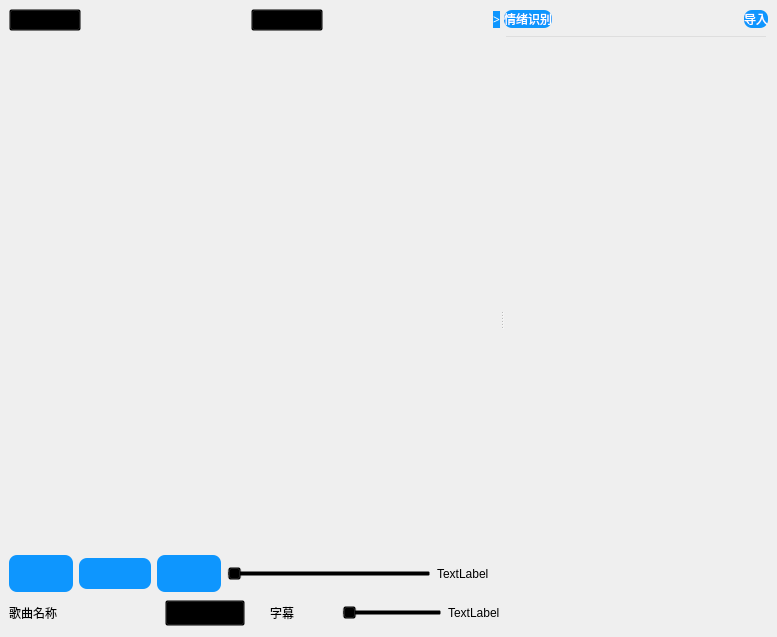
<?xml version="1.0" encoding="UTF-8"?>
<ui version="4.0">
 <class>MainWindow</class>
 <widget class="QMainWindow" name="MainWindow">
  <property name="geometry">
   <rect>
    <x>0</x>
    <y>0</y>
    <width>777</width>
    <height>637</height>
   </rect>
  </property>
  <property name="windowTitle">
   <string>MainWindow</string>
  </property>
  <property name="styleSheet">
   <string notr="true"/>
  </property>
  <widget class="QWidget" name="centralwidget">
   <property name="styleSheet">
    <string notr="true">QMainWindow{
background-color:rgb(96, 202, 145)
qconicalgradient(cx:0, cy:0, angle:135, stop:0 rgba(255, 255, 0, 69), stop:0.375 rgba(255, 255, 0, 69), stop:0.423533 rgba(251, 255, 0, 145), stop:0.45 rgba(247, 255, 0, 208), stop:0.477581 rgba(255, 244, 71, 130), stop:0.518717 rgba(255, 218, 71, 130), stop:0.55 rgba(255, 255, 0, 255), stop:0.57754 rgba(255, 203, 0, 130), stop:0.625 rgba(255, 255, 0, 69), stop:1 rgba(255, 255, 0, 69))
}</string>
   </property>
   <layout class="QVBoxLayout" name="verticalLayout">
    <item>
     <widget class="QSplitter" name="splitter">
      <property name="styleSheet">
       <string notr="true">background: transparent;
</string>
      </property>
      <property name="orientation">
       <enum>Qt::Horizontal</enum>
      </property>
      <widget class="QWidget" name="left_widget" native="true">
       <property name="autoFillBackground">
        <bool>false</bool>
       </property>
       <property name="styleSheet">
        <string notr="true"/>
       </property>
       <layout class="QVBoxLayout" name="verticalLayout_3">
        <item>
         <layout class="QHBoxLayout" name="horizontalLayout_4">
          <item>
           <widget class="QComboBox" name="comboBox_playMode">
            <property name="styleSheet">
             <string notr="true">/*按钮普通态*/
QPushButton
{
    /*字体为微软雅黑*/
    font-family:Microsoft Yahei;
    /*字体大小为20点*/
    font-size:20pt;
    /*字体颜色为白色*/    
    color:white;
    /*背景颜色*/  
    background-color:rgb(14 , 150 , 254);
    /*边框圆角半径为8像素*/ 
    border-radius:8px;
}
 
/*按钮停留态*/
QPushButton:hover
{
    /*背景颜色*/  
    background-color:rgb(44 , 137 , 255);
}
 
/*按钮按下态*/
QPushButton:pressed
{
    /*背景颜色*/  
    background-color:rgb(14 , 135 , 228);
    /*左内边距为3像素，让按下时字向右移动3像素*/  
    padding-left:3px;
    /*上内边距为3像素，让按下时字向下移动3像素*/  
    padding-top:3px;
}</string>
            </property>
           </widget>
          </item>
          <item>
           <spacer name="horizontalSpacer">
            <property name="orientation">
             <enum>Qt::Horizontal</enum>
            </property>
            <property name="sizeHint" stdset="0">
             <size>
              <width>40</width>
              <height>20</height>
             </size>
            </property>
           </spacer>
          </item>
          <item>
           <widget class="QComboBox" name="comboBox_theme">
            <property name="autoFillBackground">
             <bool>false</bool>
            </property>
            <property name="styleSheet">
             <string notr="true">/*按钮普通态*/
QPushButton
{
    /*字体为微软雅黑*/
    font-family:Microsoft Yahei;
    /*字体大小为20点*/
    font-size:20pt;
    /*字体颜色为白色*/    
    color:white;
    /*背景颜色*/  
    background-color:rgb(14 , 150 , 254);
    /*边框圆角半径为8像素*/ 
    border-radius:8px;
}
 
/*按钮停留态*/
QPushButton:hover
{
    /*背景颜色*/  
    background-color:rgb(44 , 137 , 255);
}
 
/*按钮按下态*/
QPushButton:pressed
{
    /*背景颜色*/  
    background-color:rgb(14 , 135 , 228);
    /*左内边距为3像素，让按下时字向右移动3像素*/  
    padding-left:3px;
    /*上内边距为3像素，让按下时字向下移动3像素*/  
    padding-top:3px;
}/*按钮普通态*/
QPushButton
{
    /*字体为微软雅黑*/
    font-family:Microsoft Yahei;
    /*字体大小为20点*/
    font-size:20pt;
    /*字体颜色为白色*/    
    color:white;
    /*背景颜色*/  
    background-color:rgb(14 , 150 , 254);
    /*边框圆角半径为8像素*/ 
    border-radius:8px;
}
 
/*按钮停留态*/
QPushButton:hover
{
    /*背景颜色*/  
    background-color:rgb(44 , 137 , 255);
}
 
/*按钮按下态*/
QPushButton:pressed
{
    /*背景颜色*/  
    background-color:rgb(14 , 135 , 228);
    /*左内边距为3像素，让按下时字向右移动3像素*/  
    padding-left:3px;
    /*上内边距为3像素，让按下时字向下移动3像素*/  
    padding-top:3px;
}</string>
            </property>
            <property name="editable">
             <bool>false</bool>
            </property>
           </widget>
          </item>
          <item>
           <spacer name="horizontalSpacer_3">
            <property name="orientation">
             <enum>Qt::Horizontal</enum>
            </property>
            <property name="sizeHint" stdset="0">
             <size>
              <width>40</width>
              <height>20</height>
             </size>
            </property>
           </spacer>
          </item>
          <item>
           <widget class="QPushButton" name="btn_shrink_expand">
            <property name="styleSheet">
             <string notr="true">/*按钮普通态*/
QPushButton
{
    /*字体为微软雅黑*/
    font-family:Microsoft Yahei;
    /*字体颜色为白色*/    
    color:white;
    /*背景颜色*/  
    background-color:rgb(14 , 150 , 254);
    /*边框圆角半径为8像素*/ 
    border-radius:8px;
}
 
/*按钮停留态*/
QPushButton:hover
{
    /*背景颜色*/  
    background-color:rgb(44 , 137 , 255);
}
 
/*按钮按下态*/
QPushButton:pressed
{
    /*背景颜色*/  
    background-color:rgb(14 , 135 , 228);
    /*左内边距为3像素，让按下时字向右移动3像素*/  
    padding-left:3px;
    /*上内边距为3像素，让按下时字向下移动3像素*/  
    padding-top:3px;
}</string>
            </property>
            <property name="text">
             <string>&gt;</string>
            </property>
           </widget>
          </item>
         </layout>
        </item>
        <item>
         <layout class="QVBoxLayout" name="verticalLayout_2">
          <item>
           <spacer name="verticalSpacer">
            <property name="orientation">
             <enum>Qt::Vertical</enum>
            </property>
            <property name="sizeHint" stdset="0">
             <size>
              <width>20</width>
              <height>40</height>
             </size>
            </property>
           </spacer>
          </item>
          <item>
           <widget class="QWidget" name="widget" native="true">
            <property name="sizePolicy">
             <sizepolicy hsizetype="Expanding" vsizetype="Expanding">
              <horstretch>0</horstretch>
              <verstretch>0</verstretch>
             </sizepolicy>
            </property>
            <property name="styleSheet">
             <string notr="true"/>
            </property>
           </widget>
          </item>
          <item>
           <widget class="QTextEdit" name="textEdit_subtitles"/>
          </item>
          <item>
           <spacer name="verticalSpacer_2">
            <property name="orientation">
             <enum>Qt::Vertical</enum>
            </property>
            <property name="sizeHint" stdset="0">
             <size>
              <width>20</width>
              <height>40</height>
             </size>
            </property>
           </spacer>
          </item>
         </layout>
        </item>
        <item>
         <layout class="QHBoxLayout" name="horizontalLayout_2">
          <item>
           <widget class="QPushButton" name="btn_prev">
            <property name="styleSheet">
             <string notr="true">QPushButton{
url(:/qic/svg/prev.svg)
}
/*按钮普通态*/
QPushButton
{
    /*字体为微软雅黑*/
    font-family:Microsoft Yahei;
    /*字体大小为20点*/
    font-size:20pt;
    /*字体颜色为白色*/    
    color:white;
    /*背景颜色*/  
    background-color:rgb(14 , 150 , 254);
    /*边框圆角半径为8像素*/ 
    border-radius:8px;
}
 
/*按钮停留态*/
QPushButton:hover
{
    /*背景颜色*/  
    background-color:rgb(44 , 137 , 255);
}
 
/*按钮按下态*/
QPushButton:pressed
{
    /*背景颜色*/  
    background-color:rgb(14 , 135 , 228);
    /*左内边距为3像素，让按下时字向右移动3像素*/  
    padding-left:3px;
    /*上内边距为3像素，让按下时字向下移动3像素*/  
    padding-top:3px;
}</string>
            </property>
            <property name="text">
             <string/>
            </property>
            <property name="icon">
             <iconset resource="qic.qrc">
              <normaloff>:/qic/svg/prev.svg</normaloff>:/qic/svg/prev.svg</iconset>
            </property>
            <property name="iconSize">
             <size>
              <width>20</width>
              <height>20</height>
             </size>
            </property>
           </widget>
          </item>
          <item>
           <widget class="QPushButton" name="btn_pause_keep">
            <property name="styleSheet">
             <string notr="true">/*按钮普通态*/
QPushButton
{
   url(:/qic/svg/pause.svg)
    /*字体为微软雅黑*/
    font-family:Microsoft Yahei;
    /*字体大小为20点*/
    font-size:20pt;
    /*字体颜色为白色*/    
    color:white;
    /*背景颜色*/  
    background-color:rgb(14 , 150 , 254);
    /*边框圆角半径为8像素*/ 
    border-radius:8px;
}
 
/*按钮停留态*/
QPushButton:hover
{
    /*背景颜色*/  
    background-color:rgb(44 , 137 , 255);
}
 
/*按钮按下态*/
QPushButton:pressed
{
    /*背景颜色*/  
    background-color:rgb(14 , 135 , 228);
    /*左内边距为3像素，让按下时字向右移动3像素*/  
    padding-left:3px;
    /*上内边距为3像素，让按下时字向下移动3像素*/  
    padding-top:3px;
}</string>
            </property>
            <property name="text">
             <string/>
            </property>
            <property name="icon">
             <iconset resource="qic.qrc">
              <normaloff>:/qic/svg/pause.svg</normaloff>:/qic/svg/pause.svg</iconset>
            </property>
            <property name="iconSize">
             <size>
              <width>20</width>
              <height>20</height>
             </size>
            </property>
           </widget>
          </item>
          <item>
           <widget class="QPushButton" name="btn_next">
            <property name="styleSheet">
             <string notr="true">QPushButton{
url(:/qic/svg/next.svg)
}
/*按钮普通态*/
QPushButton
{
    /*字体为微软雅黑*/
    font-family:Microsoft Yahei;
    /*字体大小为20点*/
    font-size:20pt;
    /*字体颜色为白色*/    
    color:white;
    /*背景颜色*/  
    background-color:rgb(14 , 150 , 254);
    /*边框圆角半径为8像素*/ 
    border-radius:8px;
}
 
/*按钮停留态*/
QPushButton:hover
{
    /*背景颜色*/  
    background-color:rgb(44 , 137 , 255);
}
 
/*按钮按下态*/
QPushButton:pressed
{
    /*背景颜色*/  
    background-color:rgb(14 , 135 , 228);
    /*左内边距为3像素，让按下时字向右移动3像素*/  
    padding-left:3px;
    /*上内边距为3像素，让按下时字向下移动3像素*/  
    padding-top:3px;
}</string>
            </property>
            <property name="text">
             <string/>
            </property>
            <property name="icon">
             <iconset resource="qic.qrc">
              <normaloff>:/qic/svg/next.svg</normaloff>:/qic/svg/next.svg</iconset>
            </property>
            <property name="iconSize">
             <size>
              <width>20</width>
              <height>20</height>
             </size>
            </property>
            <property name="autoDefault">
             <bool>false</bool>
            </property>
           </widget>
          </item>
          <item>
           <widget class="QSlider" name="horizontalSlider_2">
            <property name="maximum">
             <number>100</number>
            </property>
            <property name="orientation">
             <enum>Qt::Horizontal</enum>
            </property>
           </widget>
          </item>
          <item>
           <widget class="QLabel" name="label_progress">
            <property name="minimumSize">
             <size>
              <width>63</width>
              <height>0</height>
             </size>
            </property>
            <property name="text">
             <string>TextLabel</string>
            </property>
           </widget>
          </item>
         </layout>
        </item>
        <item>
         <layout class="QHBoxLayout" name="horizontalLayout_3">
          <item>
           <widget class="QLabel" name="label_title">
            <property name="styleSheet">
             <string notr="true">min-width:150px;
max-width:200px;</string>
            </property>
            <property name="text">
             <string>歌曲名称</string>
            </property>
           </widget>
          </item>
          <item>
           <widget class="QPushButton" name="btn_speed">
            <property name="styleSheet">
             <string notr="true"/>
            </property>
            <property name="text">
             <string>倍速</string>
            </property>
           </widget>
          </item>
          <item>
           <widget class="QCheckBox" name="btn_voice_to_text">
            <property name="text">
             <string>字幕</string>
            </property>
           </widget>
          </item>
          <item>
           <widget class="QLabel" name="label">
            <property name="minimumSize">
             <size>
              <width>30</width>
              <height>30</height>
             </size>
            </property>
            <property name="styleSheet">
             <string notr="true">border-image: url(:/qic/svg/voice_open.svg);</string>
            </property>
            <property name="text">
             <string/>
            </property>
           </widget>
          </item>
          <item>
           <widget class="QSlider" name="horizontalSlider">
            <property name="maximum">
             <number>100</number>
            </property>
            <property name="orientation">
             <enum>Qt::Horizontal</enum>
            </property>
           </widget>
          </item>
          <item>
           <widget class="QLabel" name="label_2">
            <property name="text">
             <string>TextLabel</string>
            </property>
           </widget>
          </item>
         </layout>
        </item>
       </layout>
      </widget>
      <widget class="QWidget" name="right_widget" native="true">
       <property name="autoFillBackground">
        <bool>false</bool>
       </property>
       <property name="styleSheet">
        <string notr="true">background: transparent
</string>
       </property>
       <layout class="QVBoxLayout" name="verticalLayout_5">
        <item>
         <layout class="QHBoxLayout" name="horizontalLayout">
          <item>
           <widget class="QPushButton" name="btn_emotion">
            <property name="styleSheet">
             <string notr="true">/*按钮普通态*/
QPushButton
{
    /*字体为微软雅黑*/
    font-family:Microsoft Yahei;
    /*字体颜色为白色*/    
    color:white;
    /*背景颜色*/  
    background-color:rgb(14 , 150 , 254);
    /*边框圆角半径为8像素*/ 
    border-radius:8px;
}
 
/*按钮停留态*/
QPushButton:hover
{
    /*背景颜色*/  
    background-color:rgb(44 , 137 , 255);
}
 
/*按钮按下态*/
QPushButton:pressed
{
    /*背景颜色*/  
    background-color:rgb(14 , 135 , 228);
    /*左内边距为3像素，让按下时字向右移动3像素*/  
    padding-left:3px;
    /*上内边距为3像素，让按下时字向下移动3像素*/  
    padding-top:3px;
}</string>
            </property>
            <property name="text">
             <string>情绪识别</string>
            </property>
           </widget>
          </item>
          <item>
           <spacer name="horizontalSpacer_2">
            <property name="orientation">
             <enum>Qt::Horizontal</enum>
            </property>
            <property name="sizeHint" stdset="0">
             <size>
              <width>50</width>
              <height>20</height>
             </size>
            </property>
           </spacer>
          </item>
          <item>
           <widget class="QPushButton" name="btn_open_folder">
            <property name="styleSheet">
             <string notr="true">/*按钮普通态*/
QPushButton
{
    /*字体为微软雅黑*/
    font-family:Microsoft Yahei;
    /*字体颜色为白色*/    
    color:white;
    /*背景颜色*/  
    background-color:rgb(14 , 150 , 254);
    /*边框圆角半径为8像素*/ 
    border-radius:8px;
}
 
/*按钮停留态*/
QPushButton:hover
{
    /*背景颜色*/  
    background-color:rgb(44 , 137 , 255);
}
 
/*按钮按下态*/
QPushButton:pressed
{
    /*背景颜色*/  
    background-color:rgb(14 , 135 , 228);
    /*左内边距为3像素，让按下时字向右移动3像素*/  
    padding-left:3px;
    /*上内边距为3像素，让按下时字向下移动3像素*/  
    padding-top:3px;
}</string>
            </property>
            <property name="text">
             <string>导入</string>
            </property>
           </widget>
          </item>
         </layout>
        </item>
        <item>
         <widget class="QLineEdit" name="search_box">
          <property name="whatsThis">
           <string>&lt;html&gt;&lt;head/&gt;&lt;body&gt;&lt;p&gt;&amp;quot;搜索历史记录&amp;quot;&lt;/p&gt;&lt;/body&gt;&lt;/html&gt;</string>
          </property>
          <property name="styleSheet">
           <string notr="true">color: rgb(211, 234, 255);</string>
          </property>
         </widget>
        </item>
        <item>
         <layout class="QVBoxLayout" name="verticalLayout_4">
          <item>
           <widget class="QListWidget" name="listWidget">
            <property name="styleSheet">
             <string notr="true">background: transparent
</string>
            </property>
           </widget>
          </item>
         </layout>
        </item>
       </layout>
      </widget>
     </widget>
    </item>
   </layout>
  </widget>
 </widget>
 <resources>
  <include location="qic.qrc"/>
 </resources>
 <connections/>
</ui>
